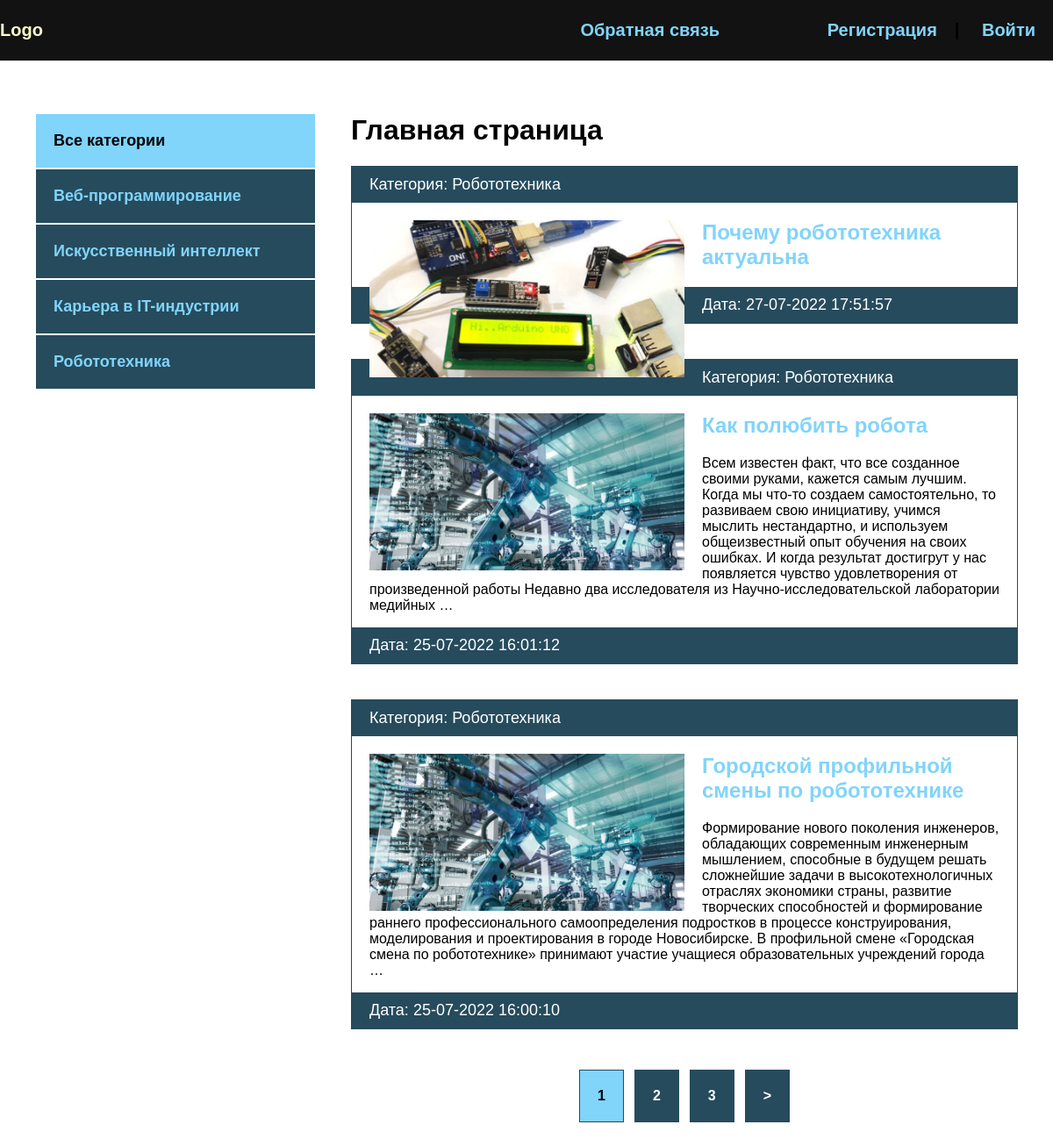
The app's page /, older data.
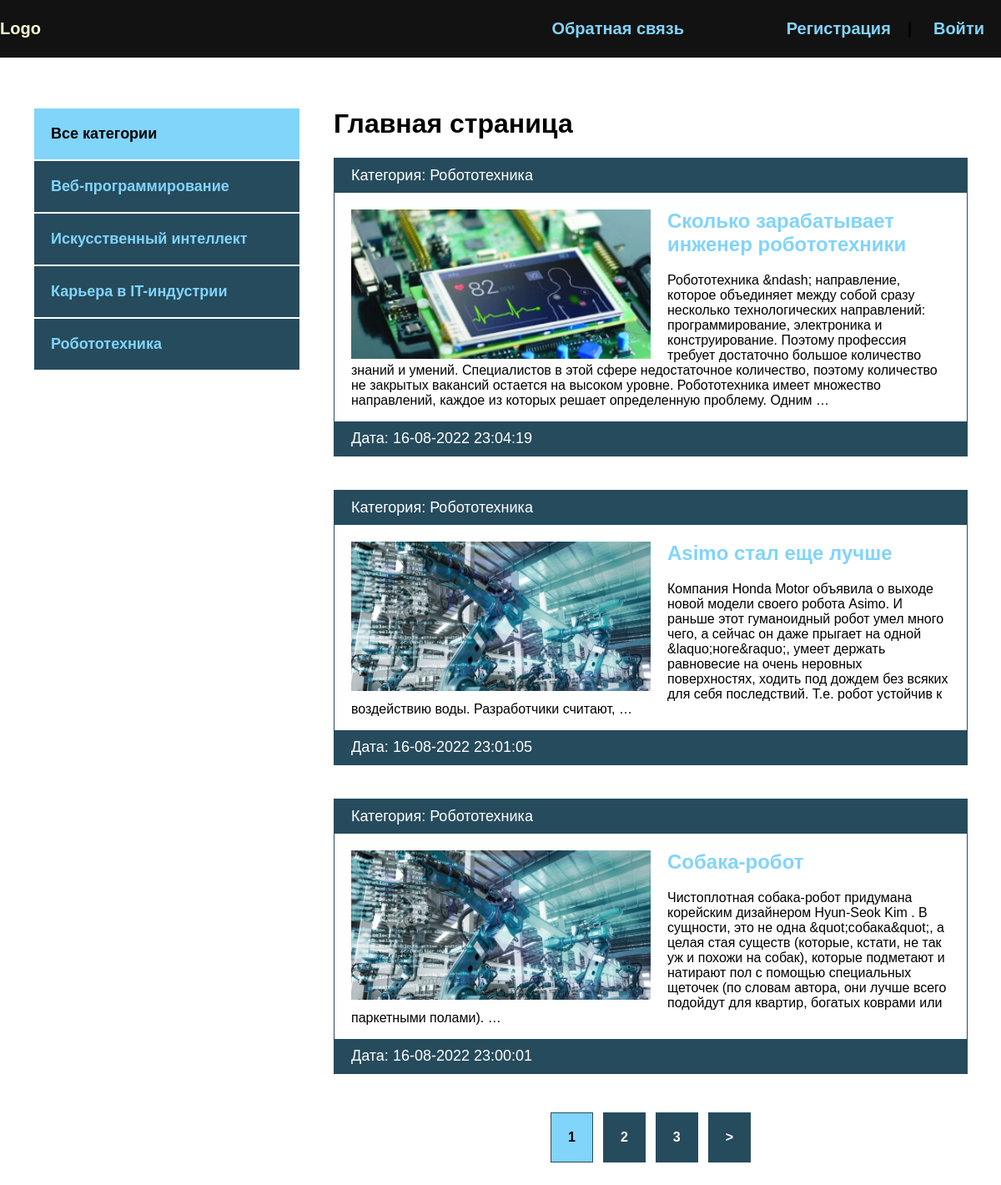
The same page, newer data.
### blog/models.py (models this page shows, shortened)
class Category(models.Model):
    name = models.CharField(max_length=100, db_index=True, verbose_name="Категория")
    slug = models.SlugField(max_length=100, unique=True, db_index=True, verbose_name="URL")
    def __str__(self):
        return self.name
    def get_absolut_url(self):
        return reverse('category', kwargs={'cat_slug': self.slug})
    class Meta:
        verbose_name = "Категория"
        verbose_name_plural = "Категории"

class Blog(models.Model):
    title = models.CharField(max_length=255, verbose_name='Название')
    slug = models.SlugField(max_length=255, unique=True, db_index=True, verbose_name="URL")
    content = models.TextField(blank=True, verbose_name="Контент")
    photo = models.ImageField(upload_to="photos/%Y/%m/%d", blank=True, verbose_name="Фото")
    time_completed = models.DateTimeField(auto_now_add=True, verbose_name="Дата публикации")
    time_update = models.DateTimeField(auto_now=True, verbose_name="Дата обновления")
    is_published = models.BooleanField(default=True, verbose_name="Опубликовано")
    cat = models.ForeignKey('Category', on_delete=models.PROTECT, verbose_name="Категория")
    def get_absolut_url(self):
        return reverse('post', kwargs={'post_slug': self.slug})
    class Meta:
        verbose_name = "Новость"
        verbose_name_plural = "Новости"
        ordering = ['-time_completed']

### blog/views.py (the view)
# urls.py: path('', BlogHome.as_view(), name="index"),
class BlogHome(DataMixin, ListView):
    model = Blog
    template_name = "blog/index.html"
    context_object_name = 'posts'
    def get_context_data(self, *, object_list=None, **kwargs):
        context = super().get_context_data(**kwargs)
        c_def = self.get_user_context(title='Главная страница')
        return dict(list(context.items()) + list(c_def.items()))
    def get_queryset(self):
        return Blog.objects.filter(is_published=True).select_related('cat')

### blog/utils.py (called while the page is built)
    def get_user_context(self, **kwargs):
        context = kwargs
        cats = Category.objects.annotate(Count('blog'))
        user_menu = menu.copy()
        if not self.request.user.is_authenticated:
            user_menu.pop(0)
        context['menu'] = user_menu
        context['cats'] = cats
        if 'cat_selected' not in context:
            context['cat_selected'] = 0
        return context

### blog/templates/blog/index.html
{% extends 'blog/base.html' %}
{% load static %}
{% block content %}
<h1>{{ title }}</h1>
<ul>
    {% for p in posts %}
    <li>
        <p class="first">Категория: {{ p.cat }}</p>
        <div class="text">
            {% if p.photo %}
            <img src="{{ p.photo.url }}" class="image" alt="">
            {% else %}
            <img src="{% static 'blog/default.jpg'  %}" class="image">
            {% endif %}
            <h2><a href="{{ p.get_absolut_url }}">{{ p.title }}</a></h2>
            <p>{{ p.content|striptags|truncatewords:50 }}</p>
        </div>
        <p class="date">Дата: {{ p.time_update|date:"d-m-Y H:i:s" }}</p>
    </li>
    {% endfor %}
</ul>
{% endblock %}

### blog/templates/blog/base.html (shortened to what this page needs)
{% load static %}
{% load blog_tags %}
<!DOCTYPE html>
<html lang="en">
<head>
    <link rel="stylesheet" href="{% static 'css/style.css' %}">
</head>
<body>
    <div class="header">
        <div class="wrap">
            <ul class="meinmenu">
                <li class="logo">
                    <a href="{% url 'index' %}">
                        <div class="logo">Logo</div>
                    </a>
                </li>
                {% for m in menu %}
                <li class="last">
                    <a href="{% url m.url_name %}">{{ m.title }}</a>
                </li>
                {% endfor %}
                {% if request.user.is_authenticated %}
                <li class="last">{{ user.username }} | <a href="{% url 'logout' %}">Выйти</a></li>
                {% else %}
                <li class="last"><a href="{% url 'register' %}">Регистрация</a>| <a href="{% url 'login' %}">Войти</a></li>
                {% endif %}
            </ul>
        </div>
    </div>
    <div class="content">
        <div class="wrap">
            <div class="sidebar">
                <ul>
                    {% if cat_selected == 0 %}
                    <li class="selected">Все категории</li>
                    {% else %}
                    <li><a href="{% url 'index' %}">Все категории</a></li>
                    {% endif%}
                    {% for c in cats %}
                        {% if c.blog__count > 0 %}
                            {% if c.pk == cat_selected %}
                            <li class="selected">{{ c.name }}</li>
                            {% else %}
                            <li><a href="{{ c.get_absolut_url }}">{{ c.name }}</a></li>
                            {% endif %}
                        {% endif %}
                    {% endfor %}
                </ul>
            </div>
            <div class="main">
                {% block content %}
                {% endblock %}
                {% if page_obj.has_other_pages %}
                <div>
                    <ul class="list-pages">
                        {% for p in paginator.page_range %}
                            {% if page_obj.number == p %}
                            <li class="page-num page-num-selected">{{ p }}</li>
                        {% elif p >= page_obj.number|add:-2 and p <= page_obj.number|add:2 %}
                        <li class="page-num">
                            <a href="?page={{ p }}">{{ p }}</a>
                        </li>
                        {% endif %}
                        {% endfor %}
                        {% if page_obj.has_next %}
                        <li class="page-num">
                            <a href="?page={{ page_obj.next_page_number }}">&gt;</a>
                        </li>
                        {% endif %}
                    </ul>
                </div>
                {% endif %}
            </div>
        </div>
    </div>
</body>
</html>

### blog/static/css/style.css (style rules this page uses)
body { margin: 0; padding: 0; background: #264b5d; font-family: Verdana, Geneva, Tahoma, sans-serif; }
.wrap { max-width: 1200px; margin: 0 auto; }
.content .wrap { background: #FFF; padding: 40px; box-sizing: border-box; display: flex; }
ul { list-style: none; margin: 0; padding: 0; }
a { color: #81d4fa; text-decoration: none; padding: 20px; }
.header { background: #121212; }
.meinmenu { display: flex; align-items: center; font-size: 20px; font-weight: bold; }
.logo { flex-basis: 40%; }
.last { flex-basis: 30%; text-align: right; }
.sidebar ul { width: 320px; margin-right: 40px; margin-top: 20px; }
.sidebar a { padding: 20px; background: #264b5d; display: block; border: 1px solid #FFF; font-weight: bold; font-size: 18px; }
.selected { font-size: 18px; padding: 20px; border: 1px solid #FFF; font-weight: bold; background: #81d4fa; }
.main li { border: 1px solid #264b5d; margin-bottom: 40px; }
.image { max-width: 50%; float: left; margin-right: 20px; }
.first, .date { padding: 10px 20px; background: #264b5d; font-size: 18px; color: #FFF; margin: 0; }
.text { padding: 20px 20px 0; }
.text h2 { margin-top: 0; }
.text a { padding-left: 0; }
.page-num-selected { background: #81d4fa; padding: 20px; }
.list-pages { display: flex; justify-content: center; }
.list-pages a { background: #264b5d; padding: 20px; display: block; color: #FFF; }
.page-num { margin: 6px; font-weight: bold; }
.last a { display: inline-block; }

Row changes from the older to the newer data that the page shows:
no longer on this page (row edited): Blog: cat "Робототехника", photo (picture), title "Почему робототехника актуальна", time_update "27-07-2022 17:51:57"
no longer on this page (row edited): Blog: cat "Робототехника", title "Как полюбить робота", content "Всем известен факт, что все созданное своими руками, кажется самым лучшим. Когда мы что-то создаем самостоятельно, то развиваем свою инициативу, учимся мыслить нестандартно, и используем общеизвестный опыт обучения на своих ошибках. И когда результат достигрут у нас появляется чувство удовлетворения от произведенной работы Недавно два исследователя из Научно-исследовательской лаборатории медийных …", time_update "25-07-2022 16:01:12"
no longer on this page (row unchanged): Blog: cat "Робототехника", title "Городской профильной смены по робототехнике", content "Формирование нового поколения инженеров, обладающих современным инженерным мышлением, способные в будущем решать сложнейшие задачи в высокотехнологичных отраслях экономики страны, развитие творческих способностей и формирование раннего профессионального самоопределения подростков в процессе конструирования, моделирования и проектирования в городе Новосибирске. В профильной смене «Городская смена по робототехнике» принимают участие учащиеся образовательных учреждений города …", time_update "25-07-2022 16:00:10"
added Blog: cat "Робототехника", photo (picture), title "Сколько зарабатывает инженер робототехники", content "Робототехника &ndash; направление, которое объединяет между собой сразу несколько технологических направлений: программирование, электроника и конструирование. Поэтому профессия требует достаточно большое количество знаний и умений. Специалистов в этой сфере недостаточное количество, поэтому количество не закрытых вакансий остается на высоком уровне. Робототехника имеет множество направлений, каждое из которых решает определенную проблему. Одним …", time_update "16-08-2022 23:04:19"
added Blog: cat "Робототехника", title "Asimo стал еще лучше", content "Компания Honda Motor объявила о выходе новой модели своего робота Asimo. И раньше этот гуманоидный робот умел много чего, а сейчас он даже прыгает на одной &laquo;ноге&raquo;, умеет держать равновесие на очень неровных поверхностях, ходить под дождем без всяких для себя последствий. Т.е. робот устойчив к воздействию воды. Разработчики считают, …", time_update "16-08-2022 23:01:05"
added Blog: cat "Робототехника", title "Cобака-робот", content "Чистоплотная собака-робот придумана корейским дизайнером Hyun-Seok Kim . В сущности, это не одна &quot;собака&quot;, а целая стая существ (которые, кстати, не так уж и похожи на собак), которые подметают и натирают пол с помощью специальных щеточек (по словам автора, они лучше всего подойдут для квартир, богатых коврами или паркетными полами). …", time_update "16-08-2022 23:00:01"
